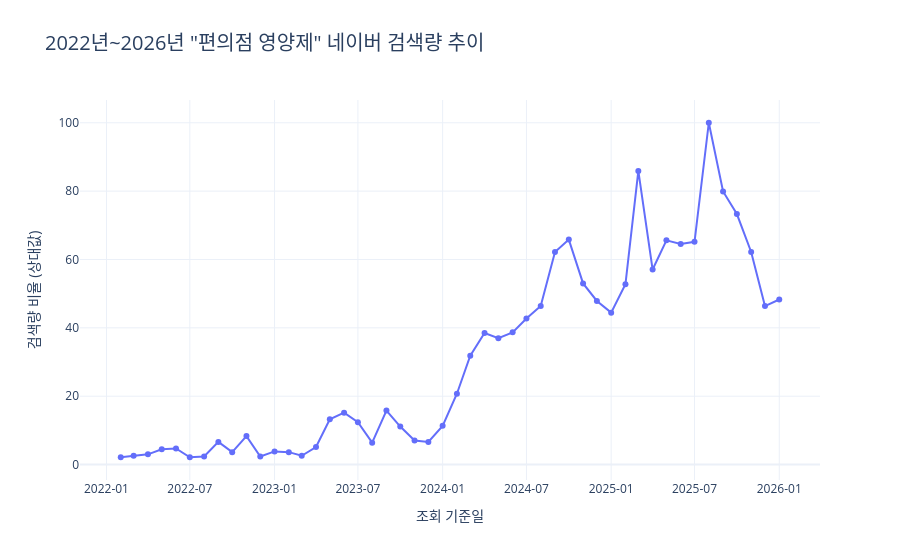

The code cell stored with this chart in its notebook:
### Code cell
import json
import requests
import pandas as pd
import plotly.express as px

# 1. 네이버 개발자 센터에서 발급받은 API 키 입력
CLIENT_ID = "iQYuA4jIAZWE78ZCH4p9" # 이미지 속 Client ID 입력
CLIENT_SECRET = "7MP3lY3dzz" # 이미지 속 Client Secret 입력 # 여기에 발급받은 Client Secret을 넣으세요

# 2. API 엔드포인트 설정
url = "https://openapi.naver.com/v1/datalab/search"

# 3. 요청 헤더 설정
headers = {
    "X-Naver-Client-Id": CLIENT_ID,
    "X-Naver-Client-Secret": CLIENT_SECRET,
    "Content-Type": "application/json"
}

# 4. 요청 파라미터 (2023년 ~ 2026년 데이터 설정)
body = {
    "startDate": "2022-01-01",
    "endDate": "2026-01-01",          # 2026년 현재 시점 반영
    "timeUnit": "month",               # 추이를 보기 쉽게 '월간'으로 설정
    "keywordGroups": [
        {
            "groupName": "편의점 영양제",
            "keywords": ["편의점 영양제"]
        }
    ]
}

# 5. API 요청 보내기
response = requests.post(url, headers=headers, data=json.dumps(body))

# 6. 데이터 가공 및 Plotly 시각화
if response.status_code == 200:
    res_json = response.json()
    
    # 결과 데이터에서 날짜와 비율(검색량) 추출
    data_list = res_json['results'][0]['data']
    
    # 판다스 데이터프레임으로 변환
    df = pd.DataFrame(data_list)
    df.columns = ['날짜', '검색량_비율']
    
    # Plotly가 날짜 축을 올바르게 인식하도록 데이터 타입 변환
    df['날짜'] = pd.to_datetime(df['날짜'])
    
    print("🎉 데이터 가져오기 성공!")
    print(df) # 상위 5개 데이터 미리보기
    
    # 7. Plotly를 이용한 인터랙티브 라인 차트 생성
    fig = px.line(
        df, 
        x='날짜', 
        y='검색량_비율', 
        title='2022년~2026년 "편의점 영양제" 네이버 검색량 추이',
        labels={'날짜': '조회 기준일', '검색량_비율': '검색량 비율 (상대값)'},
        markers=True # 데이터 포인트마다 점 표시
    )
    
    # 그래프 스타일 및 레이아웃 미세 조정
    fig.update_layout(
        title_font_size=20,
        xaxis_tickformat='%Y-%m', # X축 날짜 형식을 '년-월'로 지정
        template='plotly_white',  # 깔끔한 흰색 배경 테마
        hovermode='x unified'     # 마우스를 올렸을 때 해당 시점의 데이터 팝업 강조
    )
    
    # Jupyter Notebook에 그래프 출력
    fig.show()

else:
    print(f"❌ API 요청 실패 (에러 코드: {response.status_code})")
    print(response.text)

### Figure 1 — Plotly figure (JSON) as saved in the notebook; plotly's stock layout.template omitted (floating-point values rounded to 4 significant figures)
{"data": [{"hovertemplate": "조회 기준일=%{x}<br>검색량 비율 (상대값)=%{y}<extra></extra>", "legendgroup": "", "line": {"color": "#636efa", "dash": "solid"}, "marker": {"symbol": "circle"}, "mode": "lines+markers", "name": "", "orientation": "v", "showlegend": false, "type": "scatter", "x": ["2022-02-01T00:00:00", "2022-03-01T00:00:00", "2022-04-01T00:00:00", "2022-05-01T00:00:00", "2022-06-01T00:00:00", "2022-07-01T00:00:00", "2022-08-01T00:00:00", "2022-09-01T00:00:00", "2022-10-01T00:00:00", "2022-11-01T00:00:00", "2022-12-01T00:00:00", "2023-01-01T00:00:00", "2023-02-01T00:00:00", "2023-03-01T00:00:00", "2023-04-01T00:00:00", "2023-05-01T00:00:00", "2023-06-01T00:00:00", "2023-07-01T00:00:00", "2023-08-01T00:00:00", "2023-09-01T00:00:00", "2023-10-01T00:00:00", "2023-11-01T00:00:00", "2023-12-01T00:00:00", "2024-01-01T00:00:00", "2024-02-01T00:00:00", "2024-03-01T00:00:00", "2024-04-01T00:00:00", "2024-05-01T00:00:00", "2024-06-01T00:00:00", "2024-07-01T00:00:00", "2024-08-01T00:00:00", "2024-09-01T00:00:00", "2024-10-01T00:00:00", "2024-11-01T00:00:00", "2024-12-01T00:00:00", "2025-01-01T00:00:00", "2025-02-01T00:00:00", "2025-03-01T00:00:00", "2025-04-01T00:00:00", "2025-05-01T00:00:00", "2025-06-01T00:00:00", "2025-07-01T00:00:00", "2025-08-01T00:00:00", "2025-09-01T00:00:00", "2025-10-01T00:00:00", "2025-11-01T00:00:00", "2025-12-01T00:00:00", "2026-01-01T00:00:00"], "xaxis": "x", "y": [2.137, 2.564, 2.991, 4.487, 4.701, 2.137, 2.35, 6.624, 3.632, 8.333, 2.35, 3.846, 3.632, 2.564, 5.128, 13.25, 15.17, 12.39, 6.41, 15.81, 11.11, 7.051, 6.624, 11.32, 20.73, 31.84, 38.46, 36.97, 38.68, 42.74, 46.37, 62.18, 65.81, 52.99, 47.86, 44.44, 52.78, 85.9, 57.05, 65.6, 64.53, 65.17, 100, 79.91, 73.29, 62.18, 46.37, 48.29], "yaxis": "y"}], "layout": {"hovermode": "x unified", "legend": {"tracegroupgap": 0}, "title": {"font": {"size": 20}, "text": "2022년~2026년 \"편의점 영양제\" 네이버 검색량 추이"}, "xaxis": {"anchor": "y", "domain": [0, 1], "tickformat": "%Y-%m", "title": {"text": "조회 기준일"}}, "yaxis": {"anchor": "x", "domain": [0, 1], "title": {"text": "검색량 비율 (상대값)"}}}}
